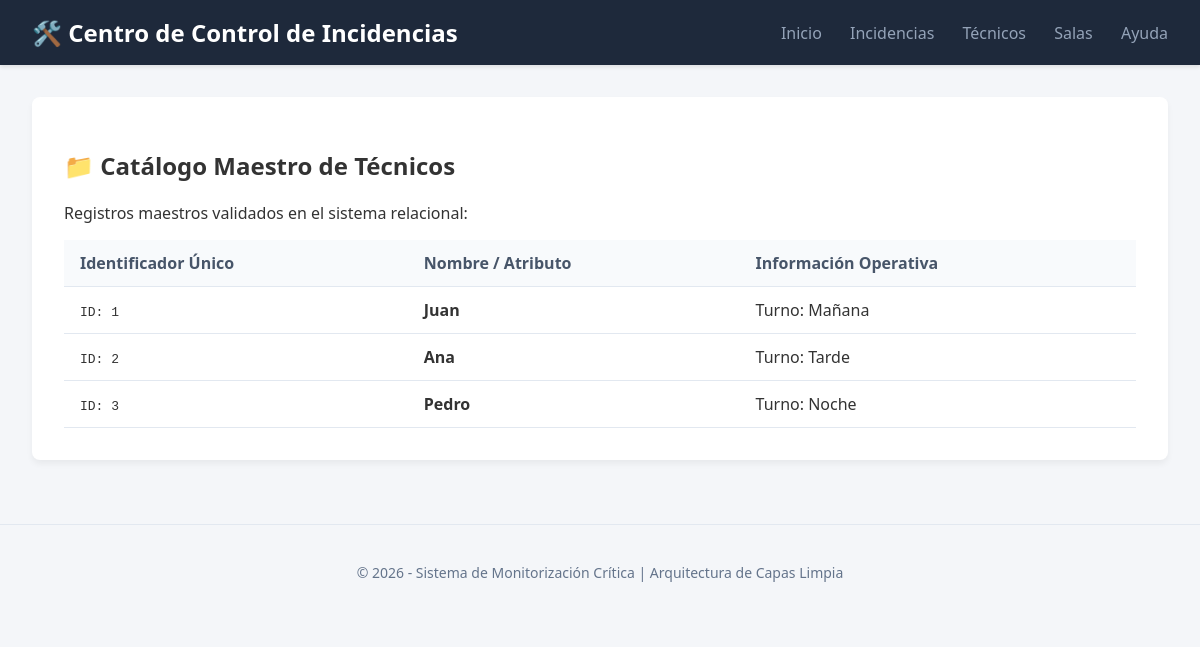
/tecnicos, run on the app's committed database.
### tables this page shows
CREATE TABLE tecnicos (
                id INTEGER PRIMARY KEY, 
                nombre TEXT NOT NULL, 
                turno TEXT NOT NULL
            );

### presentation/app.py (the view)
@app.route("/tecnicos")
def listar_tecnicos_web():
    return render_template("catalogos.html", titulo_seccion="Catálogo Maestro de Técnicos", elementos=servicios.listar_tecnicos())

### application/servicios.py (called while the page is built)
    def listar_tecnicos(self):
        tecnicos = []
        try:
            with sqlite3.connect(self.repo.path_db) as con:
                cursor = con.execute("SELECT nombre, id, turno FROM tecnicos")
                for fila in cursor.fetchall():
                    tecnicos.append(Tecnico(fila[0], fila[1], fila[2]))
            return tecnicos
        except sqlite3.Error as e:
            raise ErrorPersistencia(f"Error al listar técnicos: {e}")

### presentation/app.py (called while the page is built)
@app.before_request
def registrar_peticion():
    logging.info(f"Petición: {request.method} {request.path}")

### presentation/templates/catalogos.html (shortened to what this page needs)
{% extends "base.html" %}
{% block content %}
<h2>📁 {{ titulo_seccion }}</h2>
<p>Registros maestros validados en el sistema relacional:</p>
<table>
    <thead>
        <tr>
            <th>Identificador Único</th>
            <th>Nombre / Atributo</th>
            <th>Información Operativa</th>
        </tr>
    </thead>
    <tbody>
        {% for elemento in elementos %}
        <tr>
            <td><code>ID: {{ elemento.id_empleado }}</code></td>
            <td><strong>{{ elemento.nombre }}</strong></td>
            <td>
                {% if elemento.turno %}
                    Turno: <span style="text-transform: capitalize;">{{ elemento.turno }}</span>
                {% else %}
                    Ubicación: <span>{{ elemento.ubicacion }}</span>
                {% endif %}
            </td>
        </tr>
        {% endfor %}
    </tbody>
</table>
{% endblock %}

### presentation/templates/base.html (style rules this page uses)
body { font-family: 'Segoe UI', Tahoma, Geneva, Verdana, sans-serif; margin: 0; padding: 0; background-color: #f4f6f9; color: #333; }
table { width: 100%; border-collapse: collapse; margin-top: 1rem; }
th, td { padding: 0.75rem 1rem; text-align: left; border-bottom: 1px solid #e2e8f0; }
th { background-color: #f8fafc; color: #475569; font-weight: 600; }

### data on the page
tecnicos: id_empleado "1", nombre "Juan", turno "Mañana"
tecnicos: id_empleado "2", nombre "Ana", turno "Tarde"
tecnicos: id_empleado "3", nombre "Pedro", turno "Noche"

### other printed values
{{ titulo_seccion }} "Catálogo Maestro de Técnicos"
